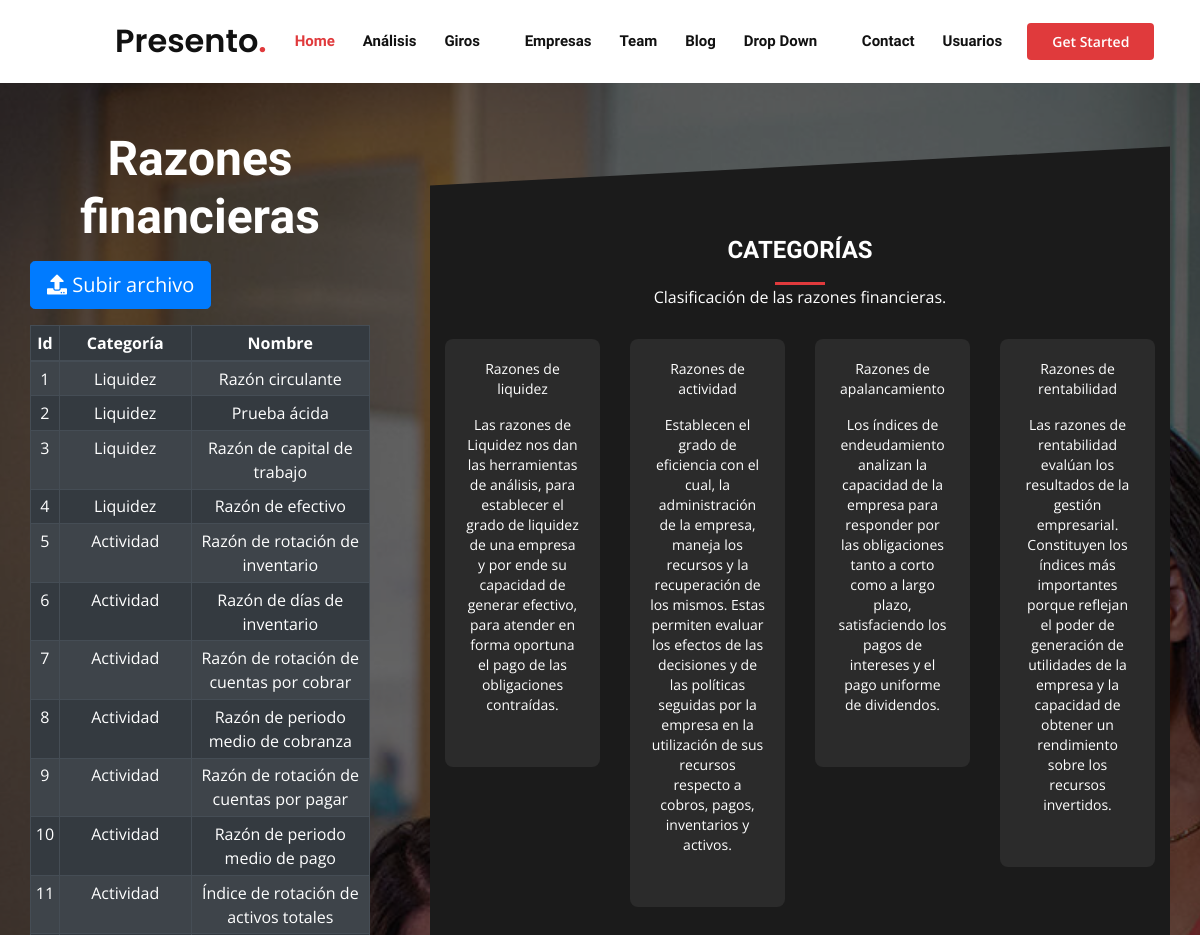
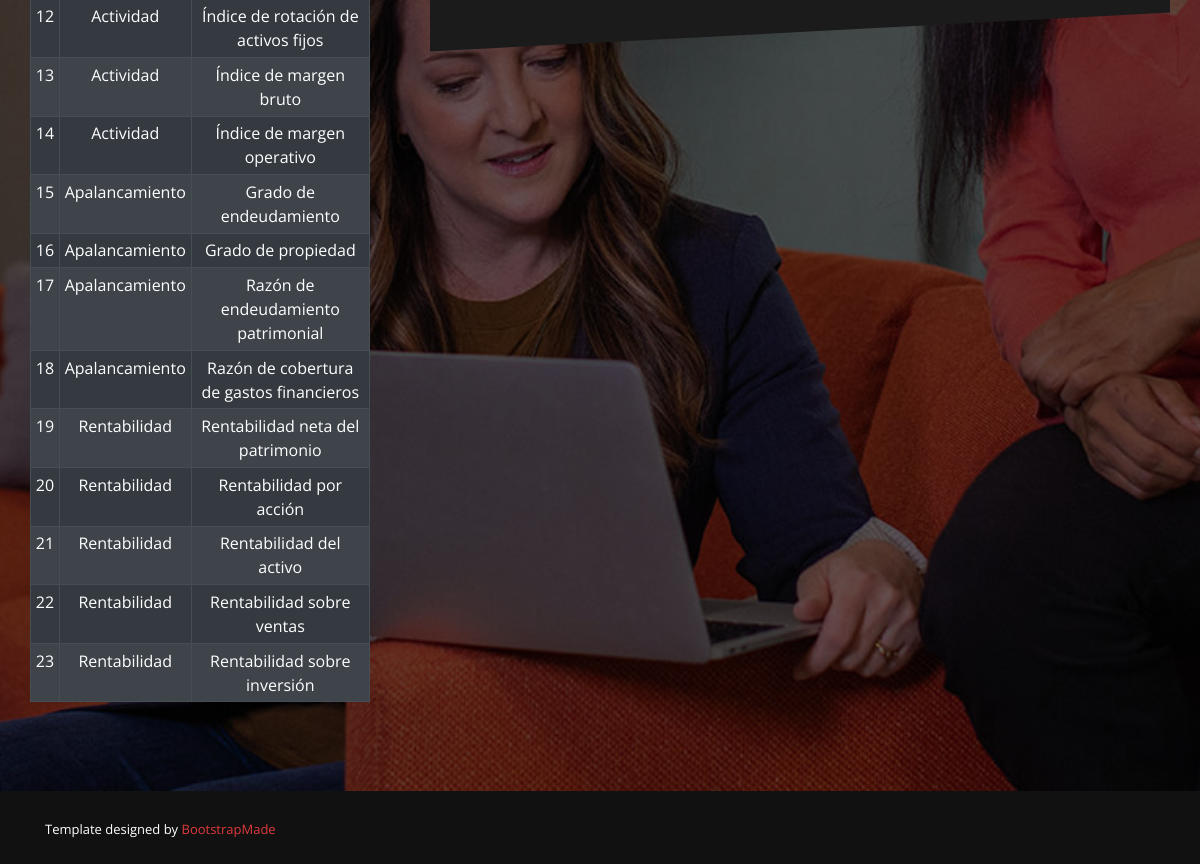
The app's page /Analisis/Ratios with its own data (2 pictures, top to bottom).
### Analisis/models.py (models this page shows, shortened)
class Ratios(models.Model):
    idRatio = models.PositiveIntegerField(primary_key=True)
    categoria = models.CharField(max_length=50)
    nomRatio = models.CharField(max_length=50)

### Analisis/views.py (the view)
# urls.py: path('Ratios', MostrarRatios.as_view(), name = 'ListaRatios'),
class MostrarRatios(ListView):
    model = Ratios
    template_name = 'Analisis/Ratios.html'

### templates/Analisis/Ratios.html (shortened to what this page needs)
{% extends 'Base/base.html' %}
{% block content %}
<div class="scrolling-box">
<div class="container-fluid">
  <div class="row align-items-start">
    <div class="col-sm" align="center">
      <div class="row" align="center">
        <div class="col-lg-4 col-md col-sm col-xs mt-5">
          <strong><h1>Razones financieras</h1></strong>
          <div class="row container col-sm text-center" width="50%">
            <div class="row container mt-3">
              <a class="btn btn-primary btn-lg" href="{% url 'Analisis:ImportarRatios' %}"><i class="fas fa-upload"></i> Subir archivo</a>
            </div>
            <table class="table table-striped table-sm table-bordered table-dark mt-3">
              <col style="width:2%"/>
              <col style="width:8%"/>
              <col style="width:90%"/>
              <thead class="table-dark">
                <tr>
                  <th scope="col" align="center">Id</th>
                  <th scope="col">Categoría</th>
                  <th scope="col" >Nombre</th>
                </tr>
              </thead>
              <tbody>
                {% for row in object_list%}
                <tr>
                  <td>{{ row.idRatio}}</td>
                  <td>{{ row.categoria}}</td>
                  <td>{{ row.nomRatio}}</td>
                </tr>
                {% endfor %}
              </tbody>
            </table>
          </div>
        </div>
        <div class="col-lg-8 col-md col-sm col-xs mt-4">
          <div class="row container col-sm">
            <section id="pricing" class="pricing section-bg">
              <div class="container" data-aos="fade-up">
                <div class="section-title">
                  <h2>Categorías</h2>
                  <p>Clasificación de las razones financieras.</p>
                </div>
                <div class="row">
                  <div class="col-sm col-md-3">
                    <div class="box"  data-aos="fade-up" data-aos-delay="100">
                      <ul>
                        <li>Razones de liquidez</li>
                        <li>Las razones de Liquidez nos dan las herramientas de
                          análisis, para establecer el grado de liquidez de una
                          empresa y por ende su capacidad de generar efectivo,
                          para atender en forma oportuna el pago de las
                          obligaciones contraídas.
                        </li>
                      </ul>
                    </div>
                  </div>
                  <div class="col-sm-3 col-md-3">
                    <div class="box" data-aos="fade-up" data-aos-delay="100">
                      <ul>
                        <li>Razones de actividad</li>
                        <li>Establecen el grado de eficiencia con el cual, la
                          administración de la empresa, maneja los recursos y la
                          recuperación de los mismos. Estas permiten evaluar los
                          efectos de las decisiones y de las políticas seguidas por la
                          empresa en la utilización de sus recursos respecto a cobros,
                          pagos, inventarios y activos.
                        </li>
                      </ul>
                    </div>
                  </div>
                  <div class="col-sm-3 col-md-3">
                    <div class="box" data-aos="fade-up" data-aos-delay="100">
                      <ul>
                        <li>Razones de apalancamiento</li>
                        <li>Los índices de endeudamiento analizan la capacidad de la empresa para
                          responder por las obligaciones tanto a corto como a largo plazo,
                          satisfaciendo los pagos de intereses y el pago uniforme de
                          dividendos.
                        </li>
                      </ul>
                    </div>
                  </div>
                  <div class="col-sm-3 col-md-3">
                    <div class="box" data-aos="fade-up" data-aos-delay="100">
                      <ul>
                        <li>Razones de rentabilidad</li>
                        <li>Las razones de rentabilidad evalúan los resultados de la gestión
                          empresarial. Constituyen los índices más importantes porque
                          reflejan el poder de generación de utilidades de la empresa y la
                          capacidad de obtener un rendimiento sobre los recursos invertidos.
                        </li>
                      </ul>
                    </div>
                  </div>
                </div>
              </div>
            </section>
          </div>
        </div>
      </div>
    </div>
  </div>
</div>
</div>
{% endblock %}

### static/assets/css/style.css (style rules this page uses)
body { font-family: "Open Sans", sans-serif; color: #444444; }
.scrolling-box { background: rgba(76, 175, 80, 0.1) display: block; width: 100%; height: 100%; padding: 0; overflow-y: scroll; text-align: center; }
a { color: #e03a3c; }
h1, h2, h3, h4, h5, h6 { font-family: "Raleway", sans-serif; }
#hero h1 { margin: 0; font-size: 48px; font-weight: 700; color: #fff; }
#hero h2 { color: #fff; margin: 10px 0 0 0; font-size: 24px; }
section { padding: 0px 0; overflow: hidden; position: relative; }
.section-title { text-align: center; padding-bottom: 30px; position: relative; }
.section-title h2 { font-size: 32px; font-weight: bold; text-transform: uppercase; margin-bottom: 20px; padding-bottom: 20px; position: relative; }
.section-title h2::after { content: ''; position: absolute; display: block; width: 50px; height: 3px; background: #e03a3c; bottom: 0; left: calc(50% - 25px); }
.section-title p { margin-bottom: 0; }
.section-bg { padding: 120px 0; color: #fff; }
.section-bg:before { content: ""; background: #1b1b1b; position: absolute; bottom: 60px; top: 60px; left: 0; right: 0; transform: skewY(-3deg); }
.pricing .box { padding: 20px; background: #2b2b2b; text-align: center; border-radius: 8px; position: relative; overflow: hidden; }
.pricing .box ul { padding: 0; list-style: none; text-align: center; line-height: 20px; font-size: 14px; }
.pricing .box ul li { padding-bottom: 16px; }

### records on screen
Ratios: idRatio "1", categoria "Liquidez", nomRatio "Razón circulante"
Ratios: idRatio "2", categoria "Liquidez", nomRatio "Prueba ácida"
Ratios: idRatio "3", categoria "Liquidez", nomRatio "Razón de capital de trabajo"
Ratios: idRatio "4", categoria "Liquidez", nomRatio "Razón de efectivo"
Ratios: idRatio "5", categoria "Actividad", nomRatio "Razón de rotación de inventario"
Ratios: idRatio "6", categoria "Actividad", nomRatio "Razón de días de inventario"
Ratios: idRatio "7", categoria "Actividad", nomRatio "Razón de rotación de cuentas por cobrar"
Ratios: idRatio "8", categoria "Actividad", nomRatio "Razón de periodo medio de cobranza"
Ratios: idRatio "9", categoria "Actividad", nomRatio "Razón de rotación de cuentas por pagar"
Ratios: idRatio "10", categoria "Actividad", nomRatio "Razón de periodo medio de pago"
Ratios: idRatio "11", categoria "Actividad", nomRatio "Índice de rotación de activos totales"
Ratios: idRatio "12", categoria "Actividad", nomRatio "Índice de rotación de activos fijos"
Ratios: idRatio "13", categoria "Actividad", nomRatio "Índice de margen bruto"
Ratios: idRatio "14", categoria "Actividad", nomRatio "Índice de margen operativo"
Ratios: idRatio "15", categoria "Apalancamiento", nomRatio "Grado de endeudamiento"
Ratios: idRatio "16", categoria "Apalancamiento", nomRatio "Grado de propiedad"
Ratios: idRatio "17", categoria "Apalancamiento", nomRatio "Razón de endeudamiento patrimonial"
Ratios: idRatio "18", categoria "Apalancamiento", nomRatio "Razón de cobertura de gastos financieros"
Ratios: idRatio "19", categoria "Rentabilidad", nomRatio "Rentabilidad neta del patrimonio"
Ratios: idRatio "20", categoria "Rentabilidad", nomRatio "Rentabilidad por acción"
Ratios: idRatio "21", categoria "Rentabilidad", nomRatio "Rentabilidad del activo"
Ratios: idRatio "22", categoria "Rentabilidad", nomRatio "Rentabilidad sobre ventas"
Ratios: idRatio "23", categoria "Rentabilidad", nomRatio "Rentabilidad sobre inversión"
